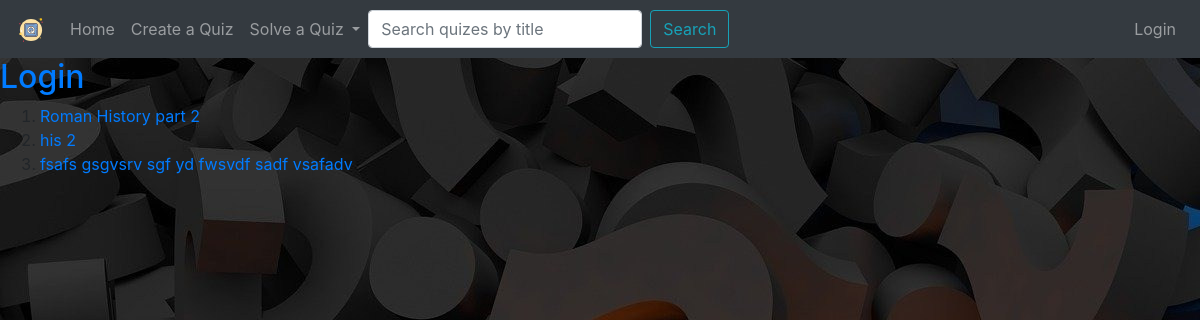
Before: /home/ with the older database file.
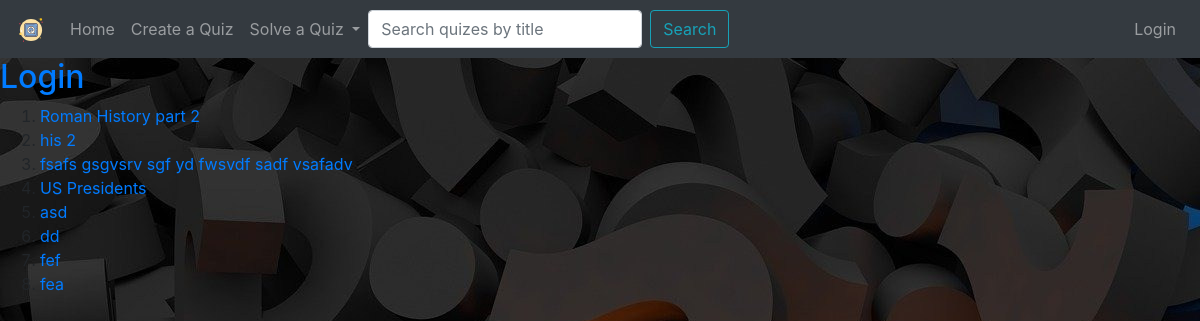
After: the same page with the newer database file.
### quiz/models.py (models this page shows, shortened)
class Quiz(models.Model):
    choices = (
        ('history', "History"),
        ('geography', "Geography"),
        ('sports', "Sports"),
        ('entertainment', "Entertainment"),
        ('music', "Music"),
        ('language', "Language"),
        ('gaming', "Gaming"),
        ('other', "Other"),
    )
    title = models.CharField(max_length=40, unique=True, blank=False)
    description = models.CharField(max_length=100, blank=False)
    category = models.CharField(max_length=20, choices = choices)
    created = models.DateTimeField(auto_now_add=True)
    created_by = models.ForeignKey(settings.AUTH_USER_MODEL, null=True, on_delete=models.SET_NULL)
    rating = models.IntegerField(default=0)
    class Meta:
        verbose_name_plural = "Quizes"

### quiz/views.py (the view)
# urls.py: path('home/', views.homePage, name='home'),
def homePage(request):
	quiz = Quiz.objects.all()
	context = {'quiz': quiz}
	return render(request, 'quiz/home.html', context)

### quiz/templates/quiz/home.html (shortened to what this page needs)
{%extends './basetemp.html' %}
{% load static %}
{% block content %}
    {% if user.is_authenticated %}
    <h3>Welcome, {{user.username}}</h3>
    {% if messages %}
      {% for message in messages %}
        {{message}}
      {% endfor %}
    {% endif %}
    <h2><a href="/logout">Logout</a></h2>
    {% else %}
    <h2><a href="/login">Login</a></h2>
    {% endif %}
    <ol>
      {% for quiz in quiz %}
      <li>
        <a href="{% url 'quiz' quiz.id %}">{{quiz.title}}</a>
      </li>
      {% endfor %}
    </ol>
{% endblock %}

Changed rows visible on the page:
added Quiz: title "US Presidents"
added Quiz: title "asd"
added Quiz: title "dd"
added Quiz: title "fef"
added Quiz: title "fea"
